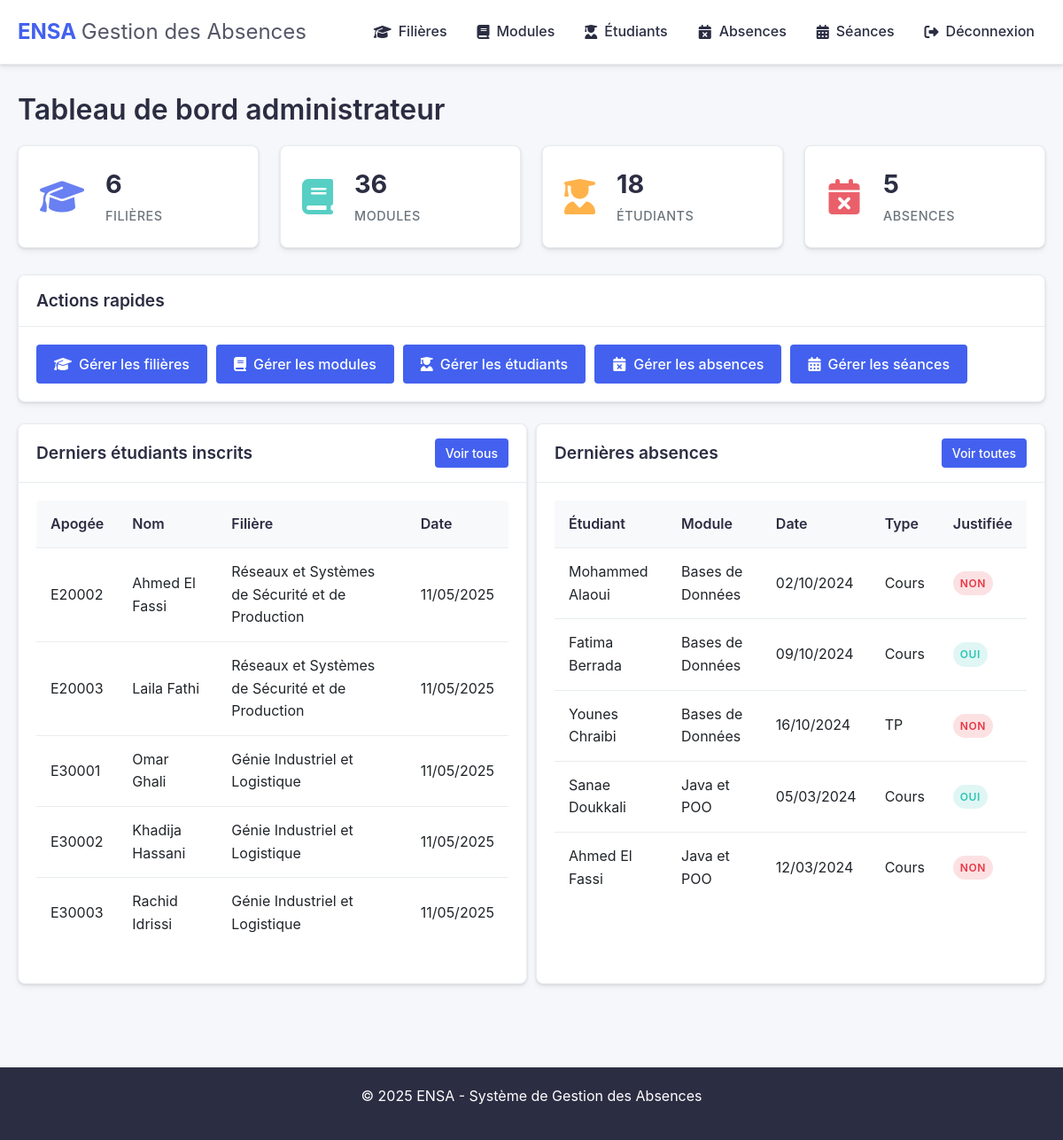
Page /dashboard_admin.php (signed in) on the committed database.
### tables this page shows
CREATE TABLE IF NOT EXISTS etudiants (
    id INT AUTO_INCREMENT PRIMARY KEY,
    apogee VARCHAR(20) NOT NULL UNIQUE COMMENT 'Numéro Apogée (identifiant unique)',
    nom VARCHAR(100) NOT NULL COMMENT 'Nom de famille',
    prenom VARCHAR(100) NOT NULL COMMENT 'Prénom',
    email VARCHAR(100) NOT NULL UNIQUE COMMENT 'Email étudiant',
    password VARCHAR(255) NOT NULL COMMENT 'Mot de passe hashé',
    filiere_id INT NOT NULL COMMENT 'Filière principale de l\'étudiant',
    photo VARCHAR(255) COMMENT 'Chemin vers la photo de profil',
    date_inscription TIMESTAMP DEFAULT CURRENT_TIMESTAMP COMMENT 'Date d\'inscription',
    code_activation VARCHAR(100) DEFAULT NULL COMMENT 'Code unique pour activer le compte',
    statut ENUM('actif', 'inactif') NOT NULL DEFAULT 'inactif' COMMENT 'État du compte étudiant',
    FOREIGN KEY (filiere_id) REFERENCES filieres(id),
    INDEX idx_etudiant_apogee (apogee),
    INDEX idx_etudiant_filiere (filiere_id)
);

CREATE TABLE IF NOT EXISTS filieres (
    id INT AUTO_INCREMENT PRIMARY KEY,
    code VARCHAR(10) NOT NULL UNIQUE COMMENT 'Code court de la filière (ex: GI)',
    nom VARCHAR(100) NOT NULL COMMENT 'Nom complet de la filière',
    description VARCHAR(500) COMMENT 'Description courte de la filière',
    INDEX idx_filiere_code (code)
);

CREATE TABLE IF NOT EXISTS absences (
    id INT AUTO_INCREMENT PRIMARY KEY,
    etudiant_id INT NOT NULL COMMENT 'Étudiant absent',
    seance_id INT NOT NULL COMMENT 'Séance concernée',
    justifiee BOOLEAN DEFAULT FALSE COMMENT 'Absence justifiée ou non',
    date_enregistrement TIMESTAMP DEFAULT CURRENT_TIMESTAMP COMMENT 'Date d\'enregistrement',
    justification_texte TEXT COMMENT 'Texte de justification fourni par l\'étudiant',
    justification_date TIMESTAMP NULL COMMENT 'Date de soumission de la justification',
    FOREIGN KEY (etudiant_id) REFERENCES etudiants(id) ON DELETE CASCADE,
    FOREIGN KEY (seance_id) REFERENCES seances(id) ON DELETE CASCADE,
    UNIQUE KEY uniq_absence_etudiant_seance (etudiant_id, seance_id),
    INDEX idx_absence_etudiant (etudiant_id),
    INDEX idx_absence_seance (seance_id)
);

CREATE TABLE IF NOT EXISTS modules (
    id INT AUTO_INCREMENT PRIMARY KEY,
    code VARCHAR(20) NOT NULL UNIQUE COMMENT 'Code unique du module',
    nom VARCHAR(100) NOT NULL COMMENT 'Nom complet du module',
    filiere_id INT NOT NULL COMMENT 'Référence à la filière parente',
    semestre ENUM('S1', 'S2') NOT NULL COMMENT 'Semestre d\'enseignement',
    FOREIGN KEY (filiere_id) REFERENCES filieres(id) ON DELETE CASCADE,
    INDEX idx_module_filiere (filiere_id)
);

CREATE TABLE IF NOT EXISTS seances (
    id INT AUTO_INCREMENT PRIMARY KEY,
    module_id INT NOT NULL COMMENT 'Module concerné',
    date_seance DATE NOT NULL COMMENT 'Date de la séance',
    heure_debut TIME NOT NULL COMMENT 'Heure de début',
    heure_fin TIME NOT NULL COMMENT 'Heure de fin',
    type_seance ENUM('Cours', 'TD', 'TP') NOT NULL COMMENT 'Type de séance',
    salle VARCHAR(50) COMMENT 'Local où se déroule la séance',
    qr_code VARCHAR(255) UNIQUE COMMENT 'QR code unique pour la séance',
    FOREIGN KEY (module_id) REFERENCES modules(id) ON DELETE CASCADE,
    INDEX idx_seance_module (module_id),
    INDEX idx_seance_date (date_seance)
);

### dashboard_admin.php (the view, shortened to what this page needs)
<?php
$stats = [
    'filieres' => 0,
    'modules' => 0,
    'etudiants' => 0,
    'absences' => 0
];
$derniers_etudiants = [];
$dernieres_absences = [];
try {
    $pdo = connect();
    $stats['filieres'] = $pdo->query("SELECT COUNT(*) FROM filieres")->fetchColumn();
    $stats['modules'] = $pdo->query("SELECT COUNT(*) FROM modules")->fetchColumn();
    $stats['etudiants'] = $pdo->query("SELECT COUNT(*) FROM etudiants")->fetchColumn();
    $stats['absences'] = $pdo->query("SELECT COUNT(*) FROM absences")->fetchColumn();
    $derniers_etudiants = $pdo->query("
        SELECT e.apogee, e.nom, e.prenom, f.nom as filiere_nom, e.date_inscription
        FROM etudiants e
        JOIN filieres f ON e.filiere_id = f.id
        ORDER BY e.date_inscription DESC
        LIMIT 5
    ")->fetchAll();
    $dernieres_absences = $pdo->query("
        SELECT
            e.nom as etudiant_nom, e.prenom as etudiant_prenom,
            m.nom as module_nom,
            s.date_seance, s.type_seance,
            a.justifiee
        FROM absences a
        JOIN etudiants e ON a.etudiant_id = e.id
        JOIN seances s ON a.seance_id = s.id
        JOIN modules m ON s.module_id = m.id
        ORDER BY a.date_enregistrement DESC
        LIMIT 5
    ")->fetchAll();
} catch (PDOException $e) {
    $_SESSION['error'] = 'Erreur de base de données : ' . $e->getMessage();
}
include 'includes/header.php';
?>
<h1 class="mb-20">Tableau de bord administrateur</h1>
<div class="dashboard-stats">
    <div class="stat-card primary">
        <i class="fas fa-graduation-cap"></i>
        <div class="stat-card-content">
            <h3><?= htmlspecialchars($stats['filieres']) ?></h3>
            <p>Filières</p>
        </div>
    </div>
    <div class="stat-card success">
        <i class="fas fa-book"></i>
        <div class="stat-card-content">
            <h3><?= htmlspecialchars($stats['modules']) ?></h3>
            <p>Modules</p>
        </div>
    </div>
    <div class="stat-card warning">
        <i class="fas fa-user-graduate"></i>
        <div class="stat-card-content">
            <h3><?= htmlspecialchars($stats['etudiants']) ?></h3>
            <p>Étudiants</p>
        </div>
    </div>
    <div class="stat-card danger">
        <i class="fas fa-calendar-times"></i>
        <div class="stat-card-content">
            <h3><?= htmlspecialchars($stats['absences']) ?></h3>
            <p>Absences</p>
        </div>
    </div>
</div>
<div class="card mt-20">
    <div class="card-header">
        <h2>Actions rapides</h2>
    </div>
    <div class="card-body">
        <div class="flex gap-10" style="flex-wrap: wrap;">
            <a href="admin/gestion_filieres.php" class="btn">
                <i class="fas fa-graduation-cap"></i> Gérer les filières
            </a>
            <a href="admin/gestion_modules.php" class="btn">
                <i class="fas fa-book"></i> Gérer les modules
            </a>
            <a href="admin/gestion_etudiants.php" class="btn">
                <i class="fas fa-user-graduate"></i> Gérer les étudiants
            </a>
            <a href="admin/gestion_absences.php" class="btn">
                <i class="fas fa-calendar-times"></i> Gérer les absences
            </a>
            <a href="admin/gestion_seances.php" class="btn">
                <i class="fas fa-calendar-alt"></i> Gérer les séances
            </a>
        </div>
    </div>
</div>
<div class="flex gap-10" style="flex-wrap: wrap;">
    <div class="card" style="flex: 1; min-width: 300px;">
        <div class="card-header">
            <h2>Derniers étudiants inscrits</h2>
            <a href="admin/gestion_etudiants.php" class="btn btn-sm">Voir tous</a>
        </div>
        <div class="card-body">
            <?php if (empty($derniers_etudiants)): ?>
                <p>Aucun étudiant inscrit.</p>
            <?php else: ?>
                <table class="table">
                    <thead>
                        <tr>
                            <th>Apogée</th>
                            <th>Nom</th>
                            <th>Filière</th>
                            <th>Date</th>
                        </tr>
                    </thead>
                    <tbody>
                        <?php foreach ($derniers_etudiants as $etudiant): ?>
                            <tr>
                                <td><?= htmlspecialchars($etudiant['apogee']) ?></td>
                                <td><?= htmlspecialchars($etudiant['prenom'] . ' ' . $etudiant['nom']) ?></td>
                                <td><?= htmlspecialchars($etudiant['filiere_nom']) ?></td>
                                <td><?= date('d/m/Y', strtotime($etudiant['date_inscription'])) ?></td>
                            </tr>
                        <?php endforeach; ?>
                    </tbody>
                </table>
            <?php endif; ?>
        </div>
    </div>
    <div class="card" style="flex: 1; min-width: 300px;">
        <div class="card-header">
            <h2>Dernières absences</h2>
            <a href="admin/gestion_absences.php" class="btn btn-sm">Voir toutes</a>
        </div>
        <div class="card-body">
            <?php if (empty($dernieres_absences)): ?>
                <p>Aucune absence enregistrée.</p>
            <?php else: ?>
                <table class="table">
                    <thead>
                        <tr>
                            <th>Étudiant</th>
                            <th>Module</th>
                            <th>Date</th>
                            <th>Type</th>
                            <th>Justifiée</th>
                        </tr>
                    </thead>
                    <tbody>
                        <?php foreach ($dernieres_absences as $absence): ?>
                            <tr>
                                <td><?= htmlspecialchars($absence['etudiant_prenom'] . ' ' . $absence['etudiant_nom']) ?></td>
                                <td><?= htmlspecialchars($absence['module_nom']) ?></td>
                                <td><?= date('d/m/Y', strtotime($absence['date_seance'])) ?></td>
                                <td><?= htmlspecialchars($absence['type_seance']) ?></td>
                                <td>
                                    <?php if ($absence['justifiee']): ?>
                                        <span class="badge success">Oui</span>
                                    <?php else: ?>
                                        <span class="badge danger">Non</span>
                                    <?php endif; ?>
                                </td>
                            </tr>
                        <?php endforeach; ?>
                    </tbody>
                </table>
            <?php endif; ?>
        </div>
    </div>
</div>
<?php include 'includes/footer.php'; ?>

### assets/css/styles.css (style rules this page uses)
:root { --primary-color: #4361ee; --primary-dark: #3a56d4; --primary-light: #eef2ff; --secondary-color: #2b2d42; --success-color: #2ec4b6; --danger-color: #e63946; --warning-color: #ff9f1c; --info-color: #4cc9f0; --light-color: #f8f9fa; --dark-color: #212529; --gray-color: #6c757d; --gray-light: #e9ecef; --white-color: #ffffff; --shadow: 0 4px 6px rgba(0, 0, 0, 0.05), 0 1px 3px rgba(0, 0, 0, 0.1); --shadow-lg: 0 10px 15px -3px rgba(0, 0, 0, 0.1), 0 4px 6px -2px rgba(0, 0, 0, 0.05); --border-radius: 8px; --border-radius-sm: 4px; --border-radius-lg: 12px; --transition: all 0.3s ease; --font-family: "Poppins", -apple-system, BlinkMacSystemFont, "Segoe UI", Roboto, Oxygen, Ubuntu, Cantarell, "Open Sans", "Helvetica Neue", sans-serif; }
* { margin: 0; padding: 0; box-sizing: border-box; }
body { font-family: var(--font-family); line-height: 1.6; color: var(--dark-color); background-color: #f5f7fa; font-size: 16px; }
h1, h2, h3, h4, h5, h6 { font-weight: 600; line-height: 1.3; margin-bottom: 0.5em; color: var(--secondary-color); }
h1 { font-size: 2rem; margin-bottom: 1rem; }
h2 { font-size: 1.5rem; }
h3 { font-size: 1.25rem; }
p { margin-bottom: 1rem; }
a { color: var(--primary-color); text-decoration: none; transition: var(--transition); }
.card { background-color: var(--white-color); border-radius: var(--border-radius); box-shadow: var(--shadow); margin-bottom: 24px; overflow: hidden; border: 1px solid var(--gray-light); transition: var(--transition); }
.card-header { padding: 16px 20px; background-color: var(--white-color); border-bottom: 1px solid var(--gray-light); display: flex; justify-content: space-between; align-items: center; }
.card-header h2 { font-size: 1.2rem; color: var(--secondary-color); margin: 0; }
.card-body { padding: 20px; }
.btn { display: inline-flex; align-items: center; justify-content: center; padding: 10px 20px; background-color: var(--primary-color); color: var(--white-color); border: none; border-radius: var(--border-radius-sm); cursor: pointer; text-decoration: none; font-size: 1rem; font-weight: 500; transition: var(--transition); text-align: center; line-height: 1.5; gap: 8px; font-family: var(--font-family); }
.btn i { font-size: 1rem; }
.btn-sm { padding: 6px 12px; font-size: 0.875rem; }
.table { width: 100%; border-collapse: separate; border-spacing: 0; margin-bottom: 20px; border-radius: var(--border-radius-sm); overflow: hidden; }
.table th, .table td { padding: 14px 16px; text-align: left; border-bottom: 1px solid var(--gray-light); }
.table th { background-color: var(--light-color); font-weight: 600; color: var(--secondary-color); white-space: nowrap; }
.table tr:last-child td { border-bottom: none; }
.badge { display: inline-block; padding: 4px 8px; border-radius: 50px; font-size: 0.75rem; font-weight: 600; text-transform: uppercase; letter-spacing: 0.5px; }
.badge.success { background-color: rgba(46, 196, 182, 0.15); color: var(--success-color); }
.badge.danger { background-color: rgba(230, 57, 70, 0.15); color: var(--danger-color); }
.dashboard-stats { display: grid; grid-template-columns: repeat(auto-fit, minmax(250px, 1fr)); gap: 24px; margin-bottom: 30px; }
.stat-card { background-color: var(--white-color); border-radius: var(--border-radius); box-shadow: var(--shadow); padding: 24px; display: flex; align-items: center; border: 1px solid var(--gray-light); transition: var(--transition); }
.stat-card i { font-size: 2.5rem; margin-right: 24px; color: var(--primary-color); opacity: 0.8; }
.stat-card.primary i { color: var(--primary-color); }
.stat-card.success i { color: var(--success-color); }
.stat-card.warning i { color: var(--warning-color); }
.stat-card.danger i { color: var(--danger-color); }
.stat-card-content h3 { font-size: 1.8rem; margin-bottom: 5px; font-weight: 700; }
.stat-card-content p { color: var(--gray-color); margin: 0; font-size: 0.9rem; text-transform: uppercase; letter-spacing: 0.5px; font-weight: 500; }
.mt-20 { margin-top: 20px; }
.mb-20 { margin-bottom: 20px; }
.flex { display: flex; }
.gap-10 { gap: 10px; }
.card { animation: fadeIn 0.3s ease-out; }

### rows in the picture
etudiants: apogee "E20002", prenom+nom "Ahmed El Fassi", filiere.nom "Réseaux et Systèmes de Sécurité et de Production", date_inscription "11/05/2025"
etudiants: apogee "E20003", prenom+nom "Laila Fathi", filiere.nom "Réseaux et Systèmes de Sécurité et de Production", date_inscription "11/05/2025"
etudiants: apogee "E30001", prenom+nom "Omar Ghali", filiere.nom "Génie Industriel et Logistique", date_inscription "11/05/2025"
etudiants: apogee "E30002", prenom+nom "Khadija Hassani", filiere.nom "Génie Industriel et Logistique", date_inscription "11/05/2025"
etudiants: apogee "E30003", prenom+nom "Rachid Idrissi", filiere.nom "Génie Industriel et Logistique", date_inscription "11/05/2025"
absences: etudiant.nom "Mohammed Alaoui", modules.nom "Bases de Données", seance.date_seance "02/10/2024", seance.type_seance "Cours", justifiee "NON"
absences: etudiant.nom "Fatima Berrada", modules.nom "Bases de Données", seance.date_seance "09/10/2024", seance.type_seance "Cours", justifiee "OUI"
absences: etudiant.nom "Younes Chraibi", modules.nom "Bases de Données", seance.date_seance "16/10/2024", seance.type_seance "TP", justifiee "NON"
absences: etudiant.nom "Sanae Doukkali", modules.nom "Java et POO", seance.date_seance "05/03/2024", seance.type_seance "Cours", justifiee "OUI"
absences: etudiant.nom "Ahmed El Fassi", modules.nom "Java et POO", seance.date_seance "12/03/2024", seance.type_seance "Cours", justifiee "NON"

### other values in the picture
$stats['filieres'] "6"
$stats['modules'] "36"
$stats['etudiants'] "18"
$stats['absences'] "5"
